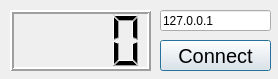
<?xml version="1.0" encoding="UTF-8"?>
<ui version="4.0">
 <class>ThCli</class>
 <widget class="QDialog" name="ThCli">
  <property name="geometry">
   <rect>
    <x>0</x>
    <y>0</y>
    <width>278</width>
    <height>79</height>
   </rect>
  </property>
  <property name="windowTitle">
   <string>ThCli</string>
  </property>
  <widget class="QLCDNumber" name="m_lcd">
   <property name="geometry">
    <rect>
     <x>10</x>
     <y>10</y>
     <width>141</width>
     <height>61</height>
    </rect>
   </property>
   <property name="lineWidth">
    <number>2</number>
   </property>
   <property name="numDigits">
    <number>4</number>
   </property>
  </widget>
  <widget class="QLineEdit" name="m_srvAddr">
   <property name="geometry">
    <rect>
     <x>160</x>
     <y>10</y>
     <width>111</width>
     <height>21</height>
    </rect>
   </property>
   <property name="text">
    <string>127.0.0.1</string>
   </property>
  </widget>
  <widget class="QPushButton" name="m_connect">
   <property name="geometry">
    <rect>
     <x>160</x>
     <y>40</y>
     <width>111</width>
     <height>31</height>
    </rect>
   </property>
   <property name="font">
    <font>
     <pointsize>15</pointsize>
    </font>
   </property>
   <property name="text">
    <string>Connect</string>
   </property>
  </widget>
 </widget>
 <layoutdefault spacing="6" margin="11"/>
 <resources/>
 <connections/>
</ui>
